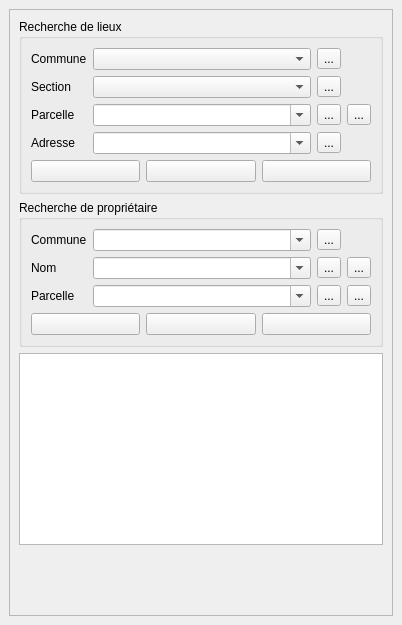
<?xml version="1.0" encoding="UTF-8"?>
<ui version="4.0">
 <class>cadastre_search_form</class>
 <widget class="QDockWidget" name="cadastre_search_form">
  <property name="geometry">
   <rect>
    <x>0</x>
    <y>0</y>
    <width>402</width>
    <height>625</height>
   </rect>
  </property>
  <property name="windowTitle">
   <string>Cadastre - Outils de recherche</string>
  </property>
  <widget class="QWidget" name="dockWidgetContents">
   <layout class="QVBoxLayout" name="verticalLayout">
    <item>
     <widget class="QScrollArea" name="scrollArea_3">
      <property name="widgetResizable">
       <bool>true</bool>
      </property>
      <widget class="QWidget" name="scrollAreaWidgetContents_3">
       <property name="geometry">
        <rect>
         <x>0</x>
         <y>0</y>
         <width>382</width>
         <height>580</height>
        </rect>
       </property>
       <layout class="QVBoxLayout" name="verticalLayout_13">
        <item>
         <widget class="QGroupBox" name="grpLieu">
          <property name="title">
           <string>Recherche de lieux</string>
          </property>
          <layout class="QVBoxLayout" name="verticalLayout_14">
           <item>
            <layout class="QGridLayout" name="gridLayout">
             <item row="3" column="4">
              <widget class="QToolButton" name="btExportParcelle">
               <property name="toolTip">
                <string>Exporter le relevé parcellaire</string>
               </property>
               <property name="text">
                <string>...</string>
               </property>
              </widget>
             </item>
             <item row="3" column="1">
              <layout class="QHBoxLayout" name="horizontalLayout_4">
               <item>
                <widget class="QComboBox" name="liParcelle">
                 <property name="sizePolicy">
                  <sizepolicy hsizetype="MinimumExpanding" vsizetype="Fixed">
                   <horstretch>0</horstretch>
                   <verstretch>0</verstretch>
                  </sizepolicy>
                 </property>
                 <property name="editable">
                  <bool>true</bool>
                 </property>
                </widget>
               </item>
              </layout>
             </item>
             <item row="1" column="0">
              <widget class="QLabel" name="label">
               <property name="text">
                <string>Section</string>
               </property>
              </widget>
             </item>
             <item row="0" column="3">
              <widget class="QToolButton" name="btResetCommune">
               <property name="toolTip">
                <string>Retour à l'ensemble des communes</string>
               </property>
               <property name="text">
                <string>...</string>
               </property>
              </widget>
             </item>
             <item row="3" column="3">
              <widget class="QToolButton" name="btResetParcelle">
               <property name="toolTip">
                <string>Retour à l'ensemble des parcelles</string>
               </property>
               <property name="text">
                <string>...</string>
               </property>
              </widget>
             </item>
             <item row="1" column="1">
              <widget class="QComboBox" name="liSection">
               <property name="sizePolicy">
                <sizepolicy hsizetype="MinimumExpanding" vsizetype="Fixed">
                 <horstretch>0</horstretch>
                 <verstretch>0</verstretch>
                </sizepolicy>
               </property>
              </widget>
             </item>
             <item row="0" column="1">
              <widget class="QComboBox" name="liCommune">
               <property name="sizePolicy">
                <sizepolicy hsizetype="MinimumExpanding" vsizetype="Fixed">
                 <horstretch>0</horstretch>
                 <verstretch>0</verstretch>
                </sizepolicy>
               </property>
              </widget>
             </item>
             <item row="1" column="3">
              <widget class="QToolButton" name="btResetSection">
               <property name="toolTip">
                <string>Retour à l'ensemble des sections</string>
               </property>
               <property name="text">
                <string>...</string>
               </property>
              </widget>
             </item>
             <item row="0" column="0">
              <widget class="QLabel" name="label_12">
               <property name="maximumSize">
                <size>
                 <width>70</width>
                 <height>16777215</height>
                </size>
               </property>
               <property name="text">
                <string>Commune</string>
               </property>
              </widget>
             </item>
             <item row="3" column="0">
              <widget class="QLabel" name="label_2">
               <property name="text">
                <string>Parcelle</string>
               </property>
              </widget>
             </item>
             <item row="4" column="3">
              <widget class="QToolButton" name="btResetAdresse">
               <property name="toolTip">
                <string>Retour à l'ensemble des parcelles</string>
               </property>
               <property name="text">
                <string>...</string>
               </property>
              </widget>
             </item>
             <item row="4" column="1">
              <widget class="QComboBox" name="liAdresse">
               <property name="sizePolicy">
                <sizepolicy hsizetype="MinimumExpanding" vsizetype="Fixed">
                 <horstretch>0</horstretch>
                 <verstretch>0</verstretch>
                </sizepolicy>
               </property>
               <property name="editable">
                <bool>true</bool>
               </property>
              </widget>
             </item>
             <item row="4" column="0">
              <widget class="QLabel" name="label_5">
               <property name="text">
                <string>Adresse</string>
               </property>
              </widget>
             </item>
            </layout>
           </item>
           <item>
            <layout class="QHBoxLayout" name="horizontalLayout_2">
             <item>
              <widget class="QPushButton" name="btCentrerLieu">
               <property name="toolTip">
                <string>Centrer sur l'objet</string>
               </property>
               <property name="text">
                <string/>
               </property>
              </widget>
             </item>
             <item>
              <widget class="QPushButton" name="btZoomerLieu">
               <property name="toolTip">
                <string>Zoomer sur l'objet</string>
               </property>
               <property name="text">
                <string/>
               </property>
              </widget>
             </item>
             <item>
              <widget class="QPushButton" name="btSelectionnerLieu">
               <property name="toolTip">
                <string>Sélectionner l'objet</string>
               </property>
               <property name="text">
                <string/>
               </property>
              </widget>
             </item>
            </layout>
           </item>
          </layout>
         </widget>
        </item>
        <item>
         <widget class="QGroupBox" name="grpProprietaire">
          <property name="title">
           <string>Recherche de propriétaire</string>
          </property>
          <layout class="QVBoxLayout" name="verticalLayout_2">
           <item>
            <layout class="QGridLayout" name="gridLayout_2">
             <item row="1" column="3">
              <widget class="QToolButton" name="btExportProprietaire">
               <property name="toolTip">
                <string>Exporter le relevé de propriété</string>
               </property>
               <property name="text">
                <string>...</string>
               </property>
              </widget>
             </item>
             <!--Combo-->
             <item row="0" column="1">
              <widget class="QComboBox" name="liCommuneProprietaire">
               <property name="sizePolicy">
                <sizepolicy hsizetype="MinimumExpanding" vsizetype="Fixed">
                 <horstretch>0</horstretch>
                 <verstretch>0</verstretch>
                </sizepolicy>
               </property>
               <property name="editable">
                <bool>true</bool>
               </property>
              </widget>
             </item>
             <item row="1" column="1">
              <widget class="QComboBox" name="liProprietaire">
               <property name="sizePolicy">
                <sizepolicy hsizetype="MinimumExpanding" vsizetype="Fixed">
                 <horstretch>0</horstretch>
                 <verstretch>0</verstretch>
                </sizepolicy>
               </property>
               <property name="editable">
                <bool>true</bool>
               </property>
              </widget>
             </item>
             <item row="2" column="1">
              <widget class="QComboBox" name="liParcelleProprietaire">
               <property name="sizePolicy">
                <sizepolicy hsizetype="MinimumExpanding" vsizetype="Fixed">
                 <horstretch>0</horstretch>
                 <verstretch>0</verstretch>
                </sizepolicy>
               </property>
               <property name="editable">
                <bool>true</bool>
               </property>
              </widget>
             </item>
             <!--Labels-->
             <item row="0" column="0">
              <widget class="QLabel" name="label_6">
               <property name="text">
                <string>Commune</string>
               </property>
              </widget>
             </item>
             <item row="1" column="0">
              <widget class="QLabel" name="label_4">
               <property name="text">
                <string>Nom</string>
               </property>
              </widget>
             </item>
             <item row="2" column="0">
              <widget class="QLabel" name="label_3">
               <property name="maximumSize">
                <size>
                 <width>60</width>
                 <height>16777215</height>
                </size>
               </property>
               <property name="text">
                <string>Parcelle</string>
               </property>
              </widget>
             </item>
            <!--Export Buttons-->
             <item row="2" column="3">
              <widget class="QToolButton" name="btExportParcelleProprietaire">
               <property name="toolTip">
                <string>Exporter le relevé parcellaire</string>
               </property>
               <property name="text">
                <string>...</string>
               </property>
              </widget>
             </item>
             <!--Reset Buttons-->
             <item row="0" column="2">
              <widget class="QToolButton" name="btResetCommuneProprietaire">
               <property name="toolTip">
                <string>Retour à l'ensemble des communes</string>
               </property>
               <property name="text">
                <string>...</string>
               </property>
              </widget>
             </item>
             <item row="1" column="2">
              <widget class="QToolButton" name="btResetProprietaire">
               <property name="toolTip">
                <string>Retour à l'ensemble des parcelles</string>
               </property>
               <property name="text">
                <string>...</string>
               </property>
              </widget>
             </item>
             <item row="2" column="2">
              <widget class="QToolButton" name="btResetParcelleProprietaire">
               <property name="toolTip">
                <string>Retour à l'ensemble des parcelles</string>
               </property>
               <property name="text">
                <string>...</string>
               </property>
              </widget>
             </item>
            </layout>
           </item>
           <item>
            <layout class="QHBoxLayout" name="horizontalLayout_3">
             <item>
              <widget class="QPushButton" name="btCentrerProprietaire">
               <property name="toolTip">
                <string>Centrer sur la/les parcelle(s)</string>
               </property>
               <property name="text">
                <string/>
               </property>
              </widget>
             </item>
             <item>
              <widget class="QPushButton" name="btZoomerProprietaire">
               <property name="toolTip">
                <string>Zoomer sur la/les parcelle(s)</string>
               </property>
               <property name="text">
                <string/>
               </property>
              </widget>
             </item>
             <item>
              <widget class="QPushButton" name="btSelectionnerProprietaire">
               <property name="toolTip">
                <string>Sélectionner la/les parcelle(s)</string>
               </property>
               <property name="text">
                <string/>
               </property>
              </widget>
             </item>
            </layout>
           </item>
          </layout>
         </widget>
        </item>
        <item>
         <widget class="QTextEdit" name="txtLog">
          <property name="html">
           <string>&lt;!DOCTYPE HTML PUBLIC &quot;-//W3C//DTD HTML 4.0//EN&quot; &quot;http://www.w3.org/TR/REC-html40/strict.dtd&quot;&gt;
&lt;html&gt;&lt;head&gt;&lt;meta name=&quot;qrichtext&quot; content=&quot;1&quot; /&gt;&lt;style type=&quot;text/css&quot;&gt;
p, li { white-space: pre-wrap; }
&lt;/style&gt;&lt;/head&gt;&lt;body style=&quot; font-family:'Ubuntu'; font-size:11pt; font-weight:400; font-style:normal;&quot;&gt;
&lt;p style=&quot;-qt-paragraph-type:empty; margin-top:0px; margin-bottom:0px; margin-left:0px; margin-right:0px; -qt-block-indent:0; text-indent:0px;&quot;&gt;&lt;br /&gt;&lt;/p&gt;&lt;/body&gt;&lt;/html&gt;</string>
          </property>
         </widget>
        </item>
        <item>
         <spacer name="verticalSpacer_2">
          <property name="orientation">
           <enum>Qt::Vertical</enum>
          </property>
          <property name="sizeHint" stdset="0">
           <size>
            <width>20</width>
            <height>40</height>
           </size>
          </property>
         </spacer>
        </item>
       </layout>
      </widget>
     </widget>
    </item>
   </layout>
  </widget>
 </widget>
 <tabstops>
  <tabstop>scrollArea_3</tabstop>
  <tabstop>liCommune</tabstop>
  <tabstop>liSection</tabstop>
  <tabstop>liParcelle</tabstop>
  <tabstop>btResetCommune</tabstop>
  <tabstop>btResetSection</tabstop>
  <tabstop>btResetParcelle</tabstop>
  <tabstop>btExportParcelle</tabstop>
  <tabstop>btCentrerLieu</tabstop>
  <tabstop>btZoomerLieu</tabstop>
  <tabstop>btSelectionnerLieu</tabstop>
  <tabstop>liCommuneProprietaire</tabstop>
  <tabstop>liProprietaire</tabstop>
  <tabstop>liParcelleProprietaire</tabstop>
  <tabstop>btResetProprietaire</tabstop>
  <tabstop>btExportProprietaire</tabstop>
  <tabstop>btResetCommuneProprietaire</tabstop>
  <tabstop>btResetParcelleProprietaire</tabstop>
  <tabstop>btExportParcelleProprietaire</tabstop>
  <tabstop>btCentrerProprietaire</tabstop>
  <tabstop>btZoomerProprietaire</tabstop>
  <tabstop>btSelectionnerProprietaire</tabstop>
  <tabstop>txtLog</tabstop>
 </tabstops>
 <connections/>
</ui>
